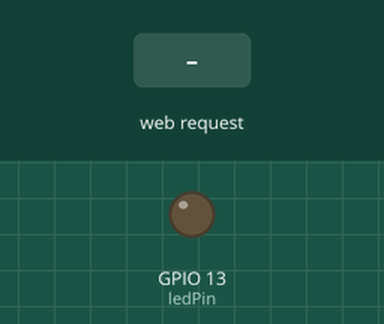
The sketch below on a simulated ESP8266 (NodeMCU). Parts: output pins drawn as LEDs (lit = HIGH). Inputs (shaded band) come from the test bench. WiFi joins after 1.5 s; servers stay silent unless stated; what the sketch prints to the serial monitor is not drawn.

Above: at 2.7 s.
2.8 s: HTTP request GET /LED=ON received
At 4.0 s:
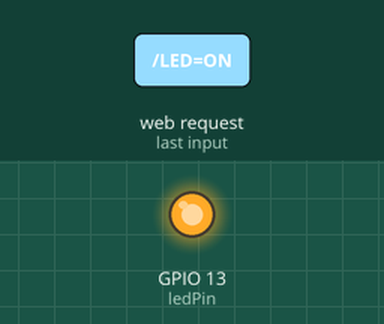
4.3 s: HTTP request GET /LED=OFF received
At 5.2 s:
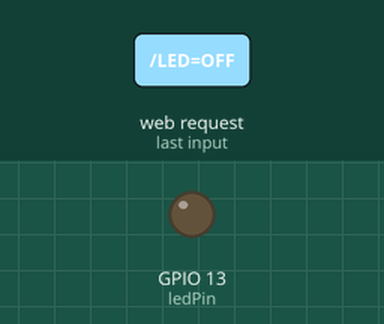
Timing chart, 0 to 7.3 s (numbered marks = the images above; inputs shaded):
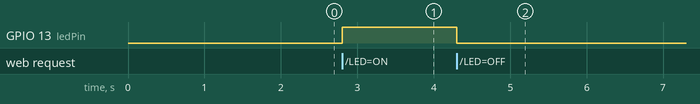

The sketch:

wifi_led.ino
```cpp
#include <ESP8266WiFi.h>

//const char* ssid = "Senior-Hackathon";
//const char* password = "senior@hackathon2017";

const char* ssid = "Vegeta";
const char* password = "br123456";

int ledPin = 13; // GPIO13
WiFiServer server(80);

void setup() {
  Serial.begin(115200);
  delay(10);

  pinMode(ledPin, OUTPUT);
  digitalWrite(ledPin, LOW);

  // Connect to WiFi network
  Serial.println();
  Serial.println();
  Serial.print("Connecting to ");
  Serial.println(ssid);

  WiFi.begin(ssid, password);

  while (WiFi.status() != WL_CONNECTED) {
    delay(500);
    Serial.print(".");
  }
  Serial.println("");
  Serial.println("WiFi connected");

  // Start the server
  server.begin();
  Serial.println("Server started");

  // Print the IP address
  Serial.print("Use this URL to connect: ");
  Serial.print("http://");
  Serial.print(WiFi.localIP());
  Serial.println("/");

}

void loop() {
  // Check if a client has connected
  WiFiClient client = server.available();
  if (!client) {
    return;
  }

  // Wait until the client sends some data
  Serial.println("new client");
  while(!client.available()){
    delay(1);
  }

  // Read the first line of the request
  String request = client.readStringUntil('\r');
  Serial.println(request);
  client.flush();

  // Match the request

  int value = LOW;
  if (request.indexOf("/LED=ON") != -1)  {
    digitalWrite(ledPin, HIGH);
    value = HIGH;
  }
  if (request.indexOf("/LED=OFF") != -1)  {
    digitalWrite(ledPin, LOW);
    value = LOW;
  }

// Set ledPin according to the request
//digitalWrite(ledPin, value);

  // Return the response
  client.println("HTTP/1.1 200 OK");
  client.println("Content-Type: text/html");
  client.println(""); //  do not forget this one

// start --- /////////////////////////////////////////
client.println("<!DOCTYPE html>");
client.println("<html>");
client.println("<head>");
client.println("<meta charset=\"UTF-8\">");
client.println("<style> ");
client.println(".off {");
client.println("    border: 5px solid red;");
client.println("  color: white;");
client.println("  background: red;");
client.println("    padding: 10px 40px; ");
client.println("    width: 300px;");
client.println("    border-radius: 25px;");
client.println("    display:inline-block;");
client.println("    text-align: center;");
client.println("    width: 100%;");
client.println("    line-height: 250px;");
client.println("    font-size: 250%;");
client.println("    text-decoration: inherit;");
client.println("}");
client.println(".on {");
client.println("    border: 5px solid green;");
client.println("  color: white;");
client.println("  background: green;");
client.println("    padding: 10px 40px;");
client.println("    width: 300px;");
client.println("    border-radius: 25px;");
client.println("    display:inline-block;");
client.println("    text-align: center;");
client.println("    width: 100%;");
client.println("    line-height: 250px;");
client.println("    margin-bottom: 10px;");
client.println("    font-size: 250%;");
client.println("    text-decoration: inherit;");
client.println("}");
client.println(".row {");
client.println(" display: inline-block;");
client.println("    position: fixed;");
client.println("    top: 0;");
client.println("    bottom: 0;");
client.println("    left: 0;");
client.println("    right: 0;");
client.println("    width: 500px;");
client.println("    height: 750px;");
client.println("    margin: auto;");
client.println("");
client.println("}");
client.println("</style>");
client.println("</head>");
client.println("<body>");
client.println("");
client.println("<div class=\"row\">");
client.println("<h1 style=\"text-align: center;\">Cristiano Franco</h1>");
client.println("<h1 style=\"text-align: center;\">R. São Paulo - Victor Konder, Blumenau - SC</h1>");
client.println("<a class=\"on\" href=\"/LED=ON\"\">ABRIR</a>");
client.println("<a class=\"off\" href=\"/LED=OFF\"\">FECHAR</a>");
client.println("</div>");
client.println("</body>");
client.println("</html>");
client.println("");
client.println("");
// end --- /////////////////////////////////////////

  delay(1);
  Serial.println("Client disonnected");
  Serial.println("");

}
```

Measured:
- after the input at 2.8 s, GPIO 13 (ledPin): LOW → HIGH at once
- after the input at 4.3 s, GPIO 13 (ledPin): HIGH → LOW at once
